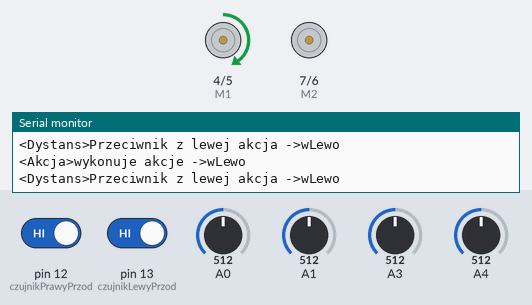
Simulated run of this sketch. Board: Arduino Uno, built with avr-gcc and run on an emulated ATmega328P. Shown: direction and speed pins drawn as motors (green arrow = direction pin HIGH = forward, orange = LOW = backward, longer = more drive), the last lines printed to the serial monitor. Inputs (shaded band) come from the test bench; at power-on: A4 = 512, pin 12 (czujnikPrawyPrzod) HIGH, pin 13 (czujnikLewyPrzod) HIGH, A0 = 512, A1 = 512, A3 = 512.

Above: at 4.8 s.
4.9 s: A4 set to 94
7.9 s: A4 set to 78
At 8.3 s:
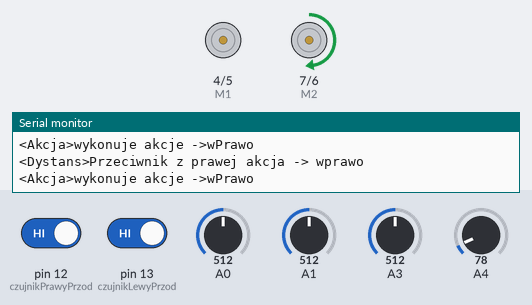
9.5 s: pin 12 (czujnikPrawyPrzod) driven LOW
At 10.8 s:
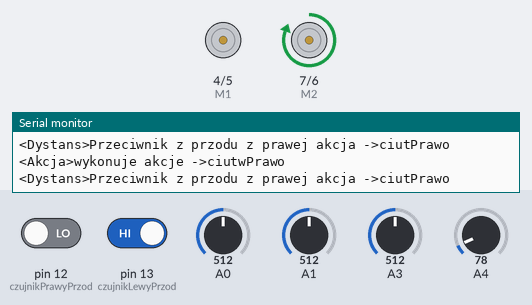
11.1 s: pin 13 (czujnikLewyPrzod) driven LOW
At 12.2 s:
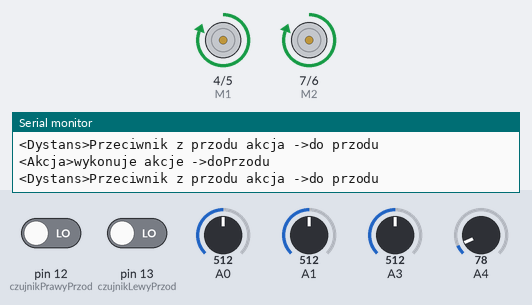
12.6 s: pin 12 (czujnikPrawyPrzod) driven HIGH
At 13.7 s:
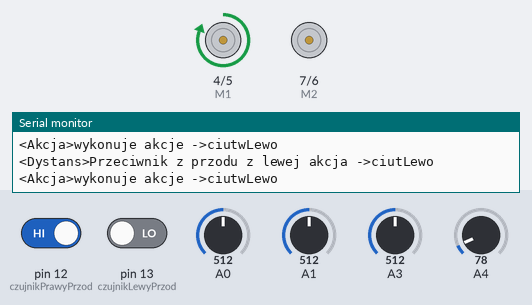
14.2 s: pin 13 (czujnikLewyPrzod) driven HIGH
At 15.4 s:
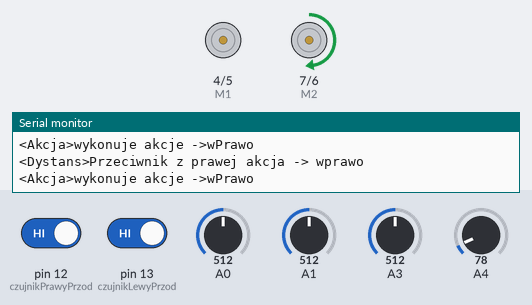
Timing chart, 0 to 17.2 s (numbered marks = the images above; inputs shaded):
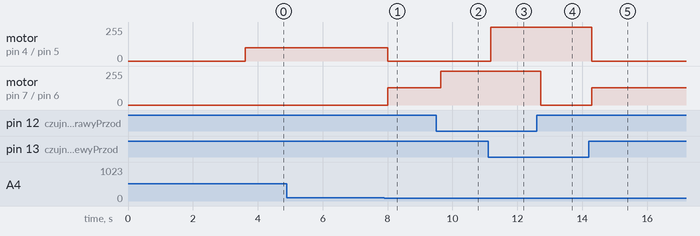

The sketch:

nowy_program.ino
```cpp
#define doTylu 0
#define doPrzodu 1
#define wLewo 2
#define wPrawo 3
#define ciutwLewo 4
#define ciutwPrawo 5
#define UcieczkaLewa 6
#define UcieczkaPrawa 7
#define obrotLewa 8

int czujnikLewyPrzod = 13;
int czujnikPrawyPrzod = 12;

//zmienne przechowujace aktualne wartosci czujnikow analogowych
int podlozeLewe,podlozePrawe;
int SharpLewy,SharpPrawy;
int czujnikZoltyLewy;
int czujnikZoltyPrawy;

//tablice do przechowania 3 ostatnich stanów czujników podloża
int bufforL[3]={1,1,1};
int bufforP[3]={1,1,1};
int Sample=0; //zmienna pomocnicza

int CzuloscPodloza = 0;
int SharpCzulosc = 85;


int E1 = 5;  //prawy motor
int M1 = 4;   //prawy PWM
int E2 = 6;   //lewy motor
int M2 = 7;   //prawy PWM

//przechowuje zadanie np wLewo
int Zadanie;
//moce silnika
int value1 = 40;
int value2 = 80;
int value3 = 128;
int value4 = 255;

//wyrownanie mocy silnikow
const int stalaSilnikowaL=1;
const int stalaSilnikowaP=1;


void poczatkowaAkcja(){
  }
void skanuj(){
  //zaczytanie wartosci czujnikow analogowych
  podlozePrawe = analogRead(A1);
  podlozeLewe = analogRead(A0);
  SharpLewy = analogRead(A4);
  SharpPrawy = analogRead(A3);
  czujnikZoltyLewy = !digitalRead(czujnikLewyPrzod);
  czujnikZoltyPrawy = !digitalRead(czujnikPrawyPrzod);


  //sprawdza 3 ostatnie próbki czujnikow podloza
  bufforL[Sample]=analogRead(A0);
  bufforP[Sample]=analogRead(A1);
  Sample++;
  if(Sample >=3 ) Sample = 0;

//czujniki odleglosci
if(czujnikZoltyLewy==HIGH || czujnikZoltyPrawy==HIGH || SharpLewy > SharpCzulosc || SharpPrawy > SharpCzulosc)
{

    if( czujnikZoltyLewy==HIGH && czujnikZoltyPrawy==HIGH ){ Zadanie=doPrzodu;      Serial.println("<Dystans>Przeciwnik z przodu akcja ->do przodu"); }
    else if ( czujnikZoltyLewy==HIGH )                     { Zadanie=ciutwLewo;     Serial.println("<Dystans>Przeciwnik z przodu z lewej akcja ->ciutLewo");  }
    else if ( czujnikZoltyPrawy==HIGH )                    { Zadanie=ciutwPrawo;    Serial.println("<Dystans>Przeciwnik z przodu z prawej akcja ->ciutPrawo"); }
    else if ( SharpLewy > SharpCzulosc )                   { Zadanie=wLewo;         Serial.println("<Dystans>Przeciwnik z lewej akcja ->wLewo");     }
    else if ( SharpPrawy > SharpCzulosc )                  { Zadanie=wPrawo;        Serial.println("<Dystans>Przeciwnik z prawej akcja -> wprawo");    }
}
//czujniki podloza
else if (( podlozePrawe<=CzuloscPodloza && bufforP[0]<=CzuloscPodloza && bufforP[1]<=CzuloscPodloza && bufforP[2]<=CzuloscPodloza ) || (podlozeLewe<=CzuloscPodloza && bufforL[0]<=CzuloscPodloza && bufforL[1]<=CzuloscPodloza && bufforL[2]<=CzuloscPodloza  ))
  {
      if( podlozeLewe<=CzuloscPodloza && podlozePrawe<=CzuloscPodloza )     { Zadanie=doTylu;        Serial.println("<Podloze>Oba czujniki aktywne");  } //ucieczka gdy linia pod 2 czujnikami
      else if( podlozeLewe<=CzuloscPodloza )                                { Zadanie=UcieczkaLewa;  Serial.println("<Podloze>Czujnik lewy aktywny"); } //linia pod lewym czujnikiem
      else if( podlozePrawe<=CzuloscPodloza )                               { Zadanie=UcieczkaPrawa; Serial.println("<Podloze>Czujnik prawy aktywny"); } //linia pod prawym czujnikiem
  }


  else //ani przeciwnik ani linia
  {
    Serial.println("<------>nic");
    digitalWrite(M1,LOW);
    digitalWrite(M2, HIGH);
    analogWrite(E1,255);
    analogWrite(E2,255);
  }


  }
void akcja(){
  switch(Zadanie){
  case doTylu: // czyli ucieczka z linii gdy aktywne sa 2 czujniki
  {
    Serial.println("<Akcja>wykonuje akcje ->doTylu");
    digitalWrite(M1,LOW);
    digitalWrite(M2, HIGH);
    analogWrite(E1,255 * stalaSilnikowaL );
    analogWrite(E2,40 * stalaSilnikowaP );
  }
  break;
  case doPrzodu:
  {
    Serial.println("<Akcja>wykonuje akcje ->doPrzodu");
    digitalWrite(M1,HIGH);
    digitalWrite(M2, HIGH);
    analogWrite(E1, 255 * stalaSilnikowaL);
    analogWrite(E2, 255 * stalaSilnikowaP);
  }
  break;
  case wLewo:
  {
    Serial.println("<Akcja>wykonuje akcje ->wLewo");
    digitalWrite(M1,HIGH);
    digitalWrite(M2, LOW);
    analogWrite(E1, 100 * stalaSilnikowaL);
    analogWrite(E2, 0 * stalaSilnikowaP);
  }
  break;
  case wPrawo:
  {
    Serial.println("<Akcja>wykonuje akcje ->wPrawo");
    digitalWrite(M1,LOW);
    digitalWrite(M2, HIGH);
    analogWrite(E1, 0 * stalaSilnikowaL);
    analogWrite(E2, 128 * stalaSilnikowaP);
  }
  break;
  case ciutwLewo:
  {
    Serial.println("<Akcja>wykonuje akcje ->ciutwLewo");
    digitalWrite(M1,HIGH);
    digitalWrite(M2, HIGH);
    analogWrite(E1, 255 * stalaSilnikowaL);
    analogWrite(E2, 0 * stalaSilnikowaP );
  }
  break;
  case ciutwPrawo:
  {
    Serial.println("<Akcja>wykonuje akcje ->ciutwPrawo");
    digitalWrite(M1,HIGH);
    digitalWrite(M2, HIGH);
    analogWrite(E1, 0 * stalaSilnikowaL );
    analogWrite(E2, 255 * stalaSilnikowaP );
  }
    break;
  case UcieczkaPrawa:
  {
    Serial.println("<Akcja>wykonuje akcje ->UcieczkaPrawa");
    digitalWrite(M1,HIGH);
    digitalWrite(M2, HIGH);
    analogWrite(E1, 40 * stalaSilnikowaL );
    analogWrite(E2, 255 * stalaSilnikowaP );
  }
  break;
  case UcieczkaLewa:
  {
    Serial.println("<Akcja>wykonuje akcje ->UcieczkaLewa");
    digitalWrite(M1,HIGH);
    digitalWrite(M2, HIGH);
    analogWrite(E1, 255 * stalaSilnikowaL );
    analogWrite(E2, 40 * stalaSilnikowaP);
  }
    break;

  case obrotLewa: //obrot w lewą stronę

    Serial.println("<Akcja>wykonuje akcje ->obrotLewa");
    digitalWrite(M1,HIGH);
    digitalWrite(M2, LOW);
    analogWrite(E1, 255 * stalaSilnikowaL);
    analogWrite(E2, 255 * stalaSilnikowaP);

  break;
  }
}


void setup() {
  Serial.begin(9600);

  pinMode(czujnikPrawyPrzod,INPUT);
  pinMode(czujnikLewyPrzod,INPUT);

  pinMode(M1,OUTPUT);
  pinMode(M2,OUTPUT);

  delay(3600); // Odczekaj 5 sec
  poczatkowaAkcja(); // taktyczny start
}

void loop() {
  skanuj();
  akcja();
  delay(30);
}
```

Measured:
- the behaviour switches between 86 and 85 on A4 (found by bisection; images 0 and 1)
- after the input at 7.9 s, motor on pin 4 (M1) / pin 5 (E1): forward 100/255 → stopped after 0.10 s; motor on pin 7 (M2) / pin 6 (E2): stopped → forward 128/255 after 0.10 s
- after the input at 9.5 s, motor on pin 7 (M2) / pin 6 (E2): forward 128/255 → forward 255/255 after 0.14 s
- after the input at 11.1 s, motor on pin 4 (M1) / pin 5 (E1): stopped → forward 255/255 after 0.08 s
- after the input at 12.6 s, motor on pin 7 (M2) / pin 6 (E2): forward 255/255 → stopped after 0.12 s
- after the input at 14.2 s, motor on pin 4 (M1) / pin 5 (E1): forward 255/255 → stopped after 0.10 s; motor on pin 7 (M2) / pin 6 (E2): stopped → forward 128/255 after 0.10 s
